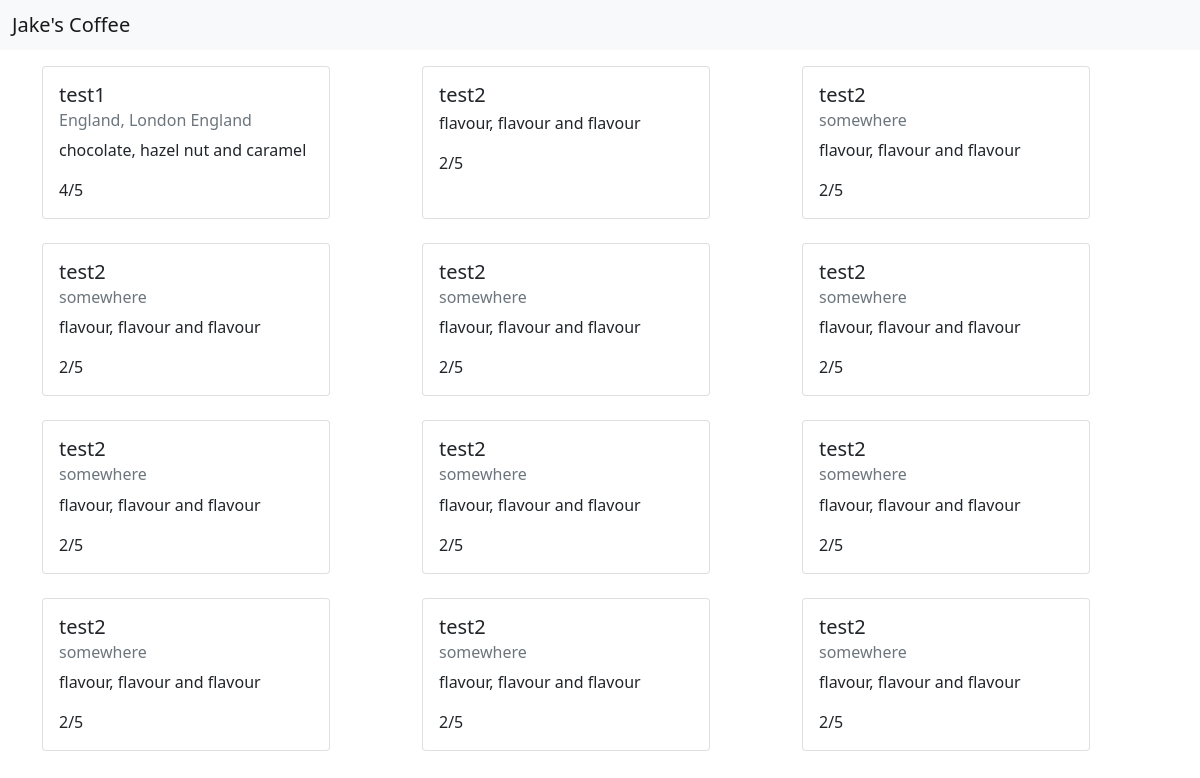
The page / on the database its author committed.
### app/models.py (models this page shows)
class Bean(db.Model):
    id = db.Column(db.Integer, primary_key=True)
    name = db.Column(db.String(20), index=True, nullable=False)
    country = db.Column(db.String(20), index=True)
    region = db.Column(db.String(20), index=True)
    description = db.Column(db.String(80))
    rating = db.Column(db.Integer, index=True, nullable=False)

### app/routes.py (the view)
@app.route('/')
def index():
    beans = Bean.query.all()
    return render_template('index.html', beans=beans)

### app/templates/index.html
{% extends 'base.html' %}
{% block content %}
<main class="mt-3">
    <div class="container">
        <div class="row row-cols-1 row-cols-md-3">
            {% for bean in beans %}
            {% include '_bean_thumbnail.html' %}
            {% endfor %}
        </div>
    </div>
</main>
{% endblock %}

### app/templates/base.html (shortened to what this page needs)
<!doctype html>
<html lang="en">
<head>
    <link href="https://cdn.jsdelivr.net/npm/bootstrap@5.0.2/dist/css/bootstrap.min.css" rel="stylesheet"
>
</head>
<body>
    <nav class="navbar navbar-light bg-light">
        <div class="container-fluid">
            <span class="navbar-brand mb-0 h1">Jake's Coffee</span>
        </div>
    </nav>
    {% block content %} {% endblock %}
</body>
</html>

### app/templates/_bean_thumbnail.html
<div class="col mb-4">
    <div class="card h-100" style="width: 18rem;">
        <div class="card-body">
            <h5 class="card-title">{{ bean.name }}</h5>
            <h6 class="card-subtitle mb-2 text-muted">
                {% if bean.country %}
                {% if bean.region %}
                {{ bean.country }}, {{ bean.region }}
                {% endif %}
                {{ bean.country }}
                {% endif %}
            </h6>
            <p class="card-text">
                {% if bean.description %} {{ bean.description }} {% endif %}
            </p>
            <p class="card-text">{{ bean.rating }}/5</p>
        </div>
    </div>
</div>

### rows shown on the page
Bean: name "test1", country "England", region "London", description "chocolate, hazel nut and caramel", rating "4"
Bean: name "test2", description "flavour, flavour and flavour", rating "2"
Bean: name "test2", country "somewhere", description "flavour, flavour and flavour", rating "2"
Bean: name "test2", country "somewhere", description "flavour, flavour and flavour", rating "2"
Bean: name "test2", country "somewhere", description "flavour, flavour and flavour", rating "2"
Bean: name "test2", country "somewhere", description "flavour, flavour and flavour", rating "2"
Bean: name "test2", country "somewhere", description "flavour, flavour and flavour", rating "2"
Bean: name "test2", country "somewhere", description "flavour, flavour and flavour", rating "2"
Bean: name "test2", country "somewhere", description "flavour, flavour and flavour", rating "2"
Bean: name "test2", country "somewhere", description "flavour, flavour and flavour", rating "2"
Bean: name "test2", country "somewhere", description "flavour, flavour and flavour", rating "2"
Bean: name "test2", country "somewhere", description "flavour, flavour and flavour", rating "2"
